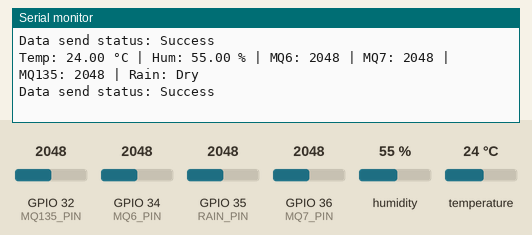
Bench run of a sketch on a simulated ESP32. On the bench: the last lines printed to the serial monitor. Inputs (shaded band) come from the test bench; at power-on: GPIO 35 (RAIN_PIN) = 2048, humidity 55 %, GPIO 32 (MQ135_PIN) = 2048, GPIO 34 (MQ6_PIN) = 2048, GPIO 36 (MQ7_PIN) = 2048, temperature 24 °C.

Above: at 2.8 s.
2.9 s: GPIO 35 (RAIN_PIN) set to 1960
At 5.3 s:
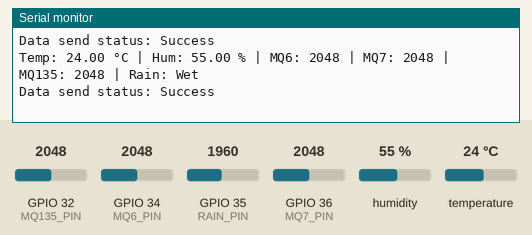
7.5 s: humidity set to 22 %
At 8.9 s:
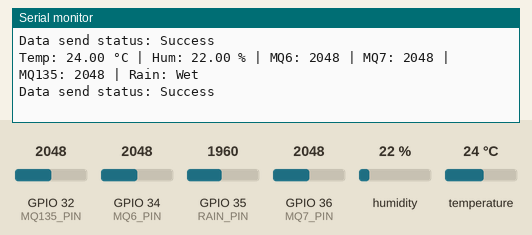
10.2 s: GPIO 32 (MQ135_PIN) set to 1960
At 12.5 s:
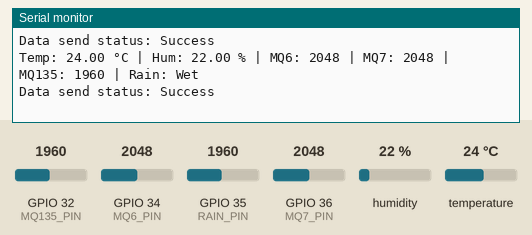
12.9 s: GPIO 34 (MQ6_PIN) set to 1960
At 15.3 s:
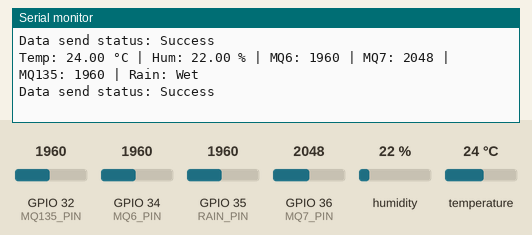
15.6 s: GPIO 36 (MQ7_PIN) set to 1960
At 17.2 s:
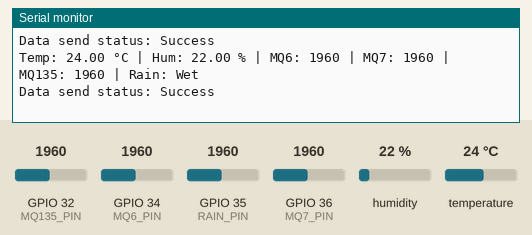
18.3 s: temperature set to 12 °C
At 20.8 s:
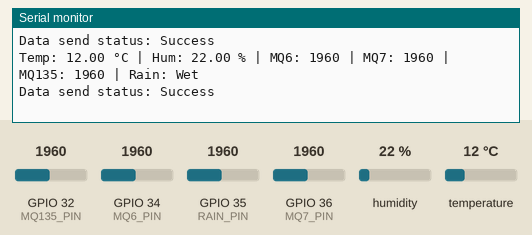

The sketch:

Esp32TransmitterCode.ino
```cpp
#include <esp_now.h>
#include <WiFi.h>
#include <DHT.h>

// Sensor Pins
#define DHT_PIN 4
#define DHT_TYPE DHT22
#define MQ6_PIN 34
#define MQ7_PIN 36
#define MQ135_PIN 32
#define RAIN_PIN 35  // Keep analog pin but we will convert to Wet/Dry

DHT dht(DHT_PIN, DHT_TYPE);

// Receiver MAC
uint8_t receiverMAC[] = {0xC0, 0xCD, 0xD6, 0xCF, 0xC5, 0x1C};

// Structure for all sensors
typedef struct struct_message {
  float temperature;
  float humidity;
  int mq6;
  int mq7;
  int mq135;
  char rain[5];  // Wet or Dry
} struct_message;

struct_message sensorData;

// Callback when data is sent
void OnDataSent(const uint8_t *mac_addr, esp_now_send_status_t status) {
  Serial.print("Data send status: ");
  Serial.println(status == ESP_NOW_SEND_SUCCESS ? "Success" : "Failed");
}

void setup() {
  Serial.begin(115200);

  // Initialize sensors
  dht.begin();
  pinMode(MQ6_PIN, INPUT);
  pinMode(MQ7_PIN, INPUT);
  pinMode(MQ135_PIN, INPUT);
  pinMode(RAIN_PIN, INPUT);

  // Set WiFi mode
  WiFi.mode(WIFI_STA);

  // Init ESP-NOW
  if (esp_now_init() != ESP_OK) {
    Serial.println("Error initializing ESP-NOW!");
    return;
  }

  // Register send callback
  esp_now_register_send_cb(OnDataSent);

  // Add peer
  esp_now_peer_info_t peerInfo = {};
  memcpy(peerInfo.peer_addr, receiverMAC, 6);
  peerInfo.channel = 0;
  peerInfo.encrypt = false;

  if (esp_now_add_peer(&peerInfo) != ESP_OK) {
    Serial.println("Failed to add peer!");
    return;
  }

  Serial.println("Transmitter ready...");
}

void loop() {
  // Read sensors
  sensorData.temperature = dht.readTemperature();
  sensorData.humidity = dht.readHumidity();
  sensorData.mq6 = analogRead(MQ6_PIN);
  sensorData.mq7 = analogRead(MQ7_PIN);
  sensorData.mq135 = analogRead(MQ135_PIN);

  // Rain sensor: convert to Wet/Dry
  int rainReading = analogRead(RAIN_PIN);
  if (rainReading < 2000) {  // adjust threshold if needed
    strcpy(sensorData.rain, "Wet");
  } else {
    strcpy(sensorData.rain, "Dry");
  }

  // Print to Serial
  Serial.print("Temp: "); Serial.print(sensorData.temperature);
  Serial.print(" °C | Hum: "); Serial.print(sensorData.humidity);
  Serial.print(" % | MQ6: "); Serial.print(sensorData.mq6);
  Serial.print(" | MQ7: "); Serial.print(sensorData.mq7);
  Serial.print(" | MQ135: "); Serial.print(sensorData.mq135);
  Serial.print(" | Rain: "); Serial.println(sensorData.rain);

  // Send data via ESP-NOW
  esp_err_t result = esp_now_send(receiverMAC, (uint8_t *)&sensorData, sizeof(sensorData));

  if (result != ESP_OK) {
    Serial.println("Error sending data!");
  }

  delay(2000);
}
```

Measured:
- after the input at 2.9 s, the serial monitor: prints a new line after 1.1 s (image 1)
- after the input at 7.5 s, the serial monitor: prints a new line after 0.54 s (image 2)
- after the input at 10.2 s, the serial monitor: prints a new line after 1.9 s (image 3)
- after the input at 12.9 s, the serial monitor: prints a new line after 1.2 s (image 4)
- after the input at 15.6 s, the serial monitor: prints a new line after 0.47 s (image 5)
- after the input at 18.3 s, the serial monitor: prints a new line after 1.8 s (image 6)
